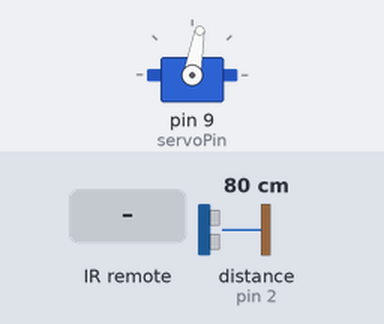
Recording of a sketch running on a simulated Arduino Uno, built with avr-gcc and run on an emulated ATmega328P. On the bench: servo. The inputs (shaded band) are chosen by the test bench; at power-on: distance to the obstacle (sensor on pin 2) 80 cm. The echo pulse lasts 58.3 µs per cm; what the sketch prints to the serial monitor is not drawn.

Above: at 1.2 s.
1.3 s: infrared code 0xFFC23D received
At 2.0 s:
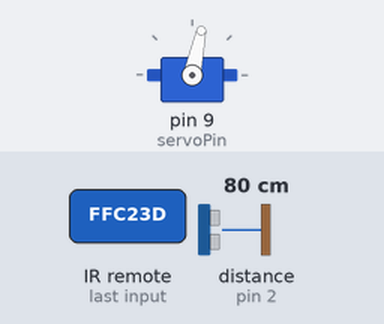
6.0 s: infrared code 0xFF22DD received
At 6.8 s:
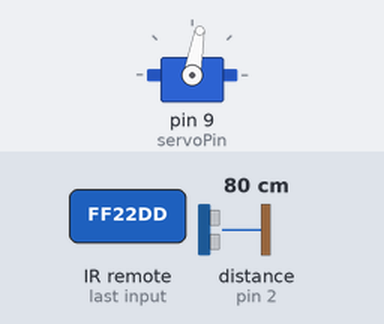
Timing chart, 0 to 9.0 s (numbered marks = the images above; inputs shaded):
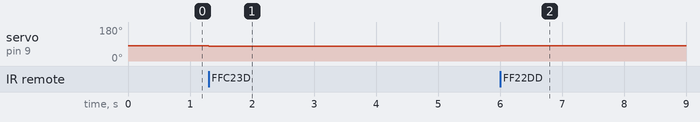

The sketch:

sketch.ino
```cpp
#include <Servo.h>
#include <IRremote.h>

Servo myservo;

int val = 0;
int mappedVal = 0;
int speedVal = 80;

long duration;
int distance;
boolean play = true;

const int trigPin = 1;
const int echoPin = 2 ;
const int recvrPin = 10;
const int servoPin = 9;

IRrecv irrecv(recvrPin);
decode_results results;

void setup()
{
  Serial.begin(9600);
  while (!Serial) {
    ; // wait for serial port to connect. Needed for native USB port only
  }
  irrecv.enableIRIn(); // Start the receiver
  myservo.attach(servoPin); // servo digital pin 9
  myservo.write(speedVal);
  pinMode(trigPin, OUTPUT); // Sets the trigPin as an Output
  pinMode(echoPin, INPUT); // Sets the echoPin as an Input
}

void loop()
{
  //checkSpeed();
  checkDistance();
  checkRemote();
}

void checkRemote()
{
  if (irrecv.decode(&results)) {
    translateIR();
    //Serial.println(results.value, HEX);
    irrecv.resume(); // Receive the next value
  }
}

void checkSpeed()
{
  val = analogRead(0);
  mappedVal = map(val, 0, 1021, 60, 120);
  //Serial.println(mappedVal);
  myservo.write(mappedVal);
}

void checkDistance()
{
  digitalWrite(trigPin, LOW);
  delayMicroseconds(2);
  digitalWrite(trigPin, HIGH);
  delayMicroseconds(8);
  digitalWrite(trigPin, LOW);

  duration = pulseIn(echoPin, HIGH);
  distance = duration * 0.034 / 2;


  //if (constrain(distance, 15 , 63)) {
    Serial.write(map(distance, 15, 40, 1, 5));
    //Serial.println(distance);
    //Serial.println(distance + " --> " + map(distance, 10, 60, 1, 6));
    //Serial.println(map(distance, 10, 50, 1, 4));
  //}
  /*else if(constrain(distance, 1, 15)){
    Serial.write(0);
    }*/
}

void translateIR()
{
  switch (results.value)
  {
    case 0xFF629D:
      // VOL+
      Serial.write('H');
      break;

    case 0xFFA857:
      // VOL-
      Serial.write('L');
      break;

    case 0xFF906F:
      // CH+
      break;

    case 0xFFE01F:
      // CH-
      break;

    case 0xFFC23D:
      // >>|
      speedVal -= 2;
      myservo.write(speedVal);
      break;

    case 0xFF22DD:
      // |<<
      speedVal += 2;
      myservo.write(speedVal);
      break;

    case 0xFF02FD:
      // >||
      if (myservo.attached())
        myservo.detach();
      else
        myservo.attach(servoPin);
      myservo.write(speedVal);
      break;

    case 0xFF6897:
      // 0
      speedVal = 80;
      myservo.write(speedVal);
      Serial.write('Z');
      break;

    case 0xFF30CF:
      // 1
      break;

    case 0xFF18E7:
      // 2
      break;

    case 0xFF7A85:
      // 3
      break;

    case 0xFF10EF:
      // 4
      break;

    case 0xFF38C7:
      // 5
      break;

    case 0xFF5AA5:
      // 6
      break;

    case 0xFF42BD:
      // 7
      break;

    case 0xFF4AB5:
      // 8
      break;

    case 0xFF52AD:
      // 9
      break;

    default:
      // ??
      break;
  }
  //delay(500);
}
```

Measured:
- after the input at 1.3 s, servo on pin 9 (servoPin): 80° → 78° at once
- after the input at 6.0 s, servo on pin 9 (servoPin): 78° → 80° at once
